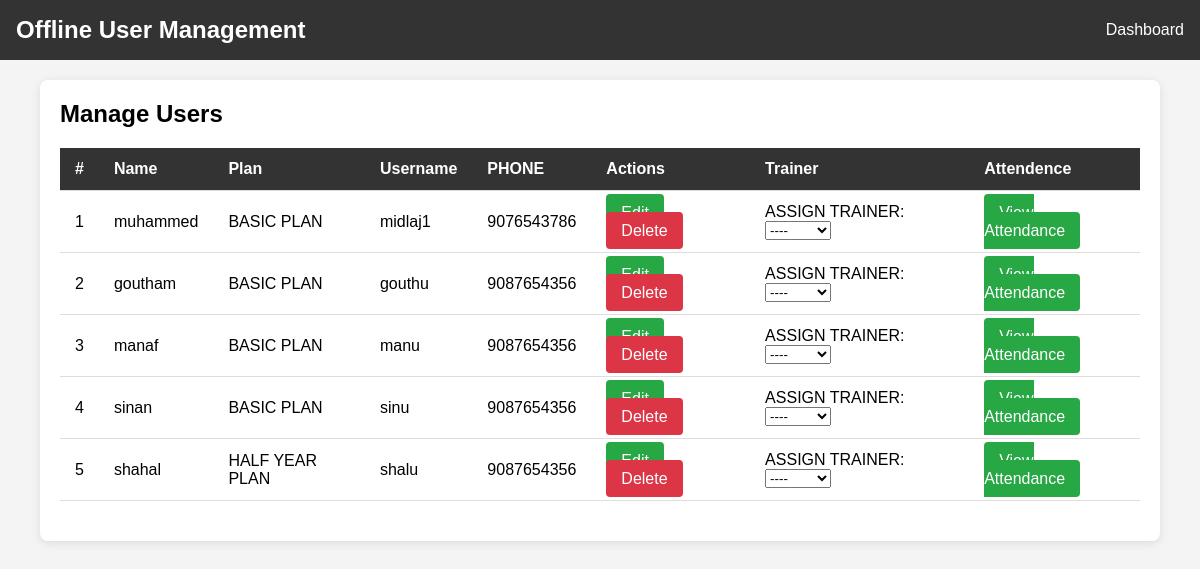
Before: /users1/ with the older database file.
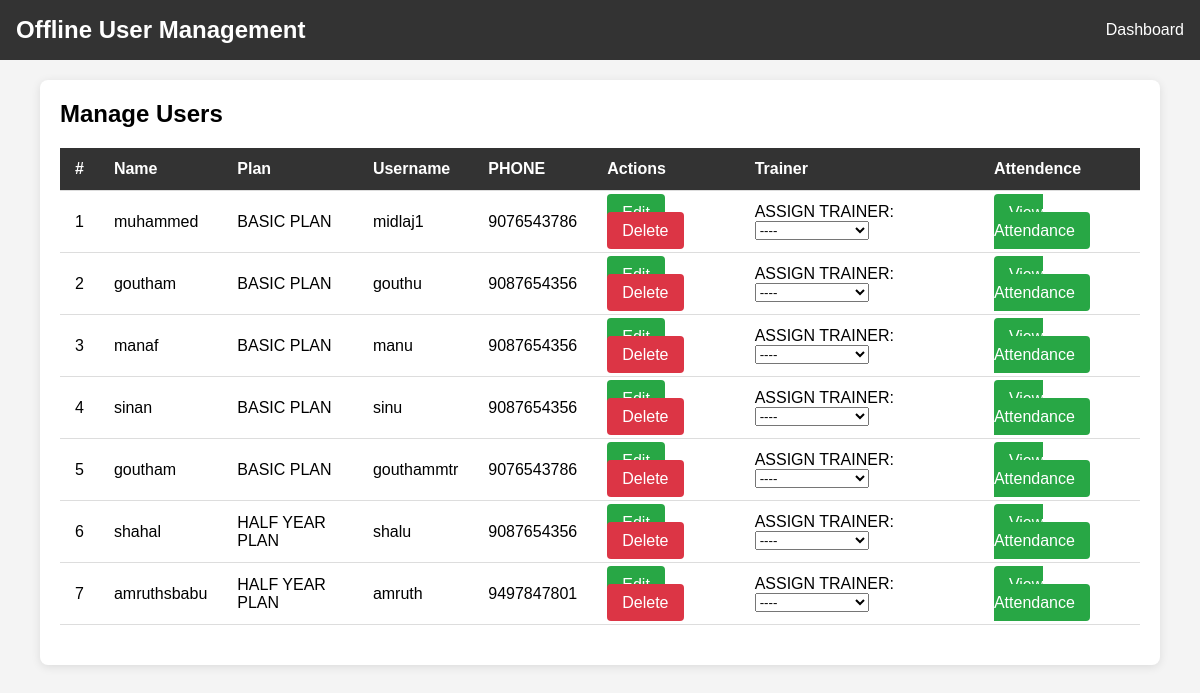
After: the same page with the newer database file.
### fitapp/models.py (models this page shows)
class UserProfile(models.Model):
    name = models.CharField(max_length=100)
    user = models.OneToOneField(User, on_delete=models.CASCADE,null=True,blank=True)
    plan = models.ForeignKey('plan', on_delete=models.CASCADE,null=True,blank=True)
    dob = models.DateField(default='2000-01-01')
    address = models.TextField()
    phone_number = models.CharField(max_length=15)
    image = models.ImageField(upload_to='profile_images/')
    image1 = models.ImageField(upload_to='profile_images/', default='profile_images/default.png')
    paid=models.BooleanField(default=False)
    trainer = models.ForeignKey('TrainerProfile', on_delete=models.SET_NULL, null=True, blank=True, related_name="trainees")
    payment_expired=models.BooleanField(default=False)
    payment_date=models.DateField(null=True,blank=True)

class plan(models.Model):
    Name = models.CharField(max_length=25)
    time_period = models.CharField(max_length=25)
    price = models.CharField(max_length=25)
    descrption = models.CharField(max_length=100)
    Type = models.CharField( max_length=50,blank=True, null=True)
    def __str__(self):
        return self.Name

### fitapp/views.py (the view)
# urls.py: path('users1/', views.offline_usermanagement, name='offline_usermangement'),
def offline_usermanagement(request):
    users = UserProfile.objects.filter(plan__Type="Offline")
    trainers=TrainerProfile.objects.all()
    return render(request, 'f4fitness/offline_usermangement.html', {'users': users,'trainers':trainers})

### templates/f4fitness/offline_usermangement.html (shortened to what this page needs)
<!DOCTYPE html>
<html lang="en">
{% load static %}
<head>
</head>
<body>
    <div class="navbar">
        <h1> Offline User Management</h1>
        <div>
            <a href="">Dashboard</a>
        </div>
    </div>
    <div class="container">
        <div class="header">
            <h2>Manage Users</h2>
        </div>
        <table>
            <thead>
                <tr>
                    <th>#</th>
                    <th>Name</th>
                    <th>Plan</th>
                    <th>Username</th>
                    <th>PHONE</th>
                    <th>Actions</th>
                    <th>Trainer</th>
                    <th>Attendence</th>
                </tr>
            </thead>
            <tbody>
                {% for user in users %}
                <tr>
                    <td>{{ forloop.counter }}</td>
                    <td>{{ user.name }}</td>
                    <td>{{ user.plan }}</td>
                    <td>{{ user.user }}</td>
                    <td>{{ user.phone_number }}</td>
                    <td>
                        <a href="{% url 'edit_user' user.user.id %}" class="btn">Edit</a>
                        <a href="{% url 'delete_user' user.user.id %}" class="btn btn-delete">Delete</a>
                    </td>
                    <td>
                        <label for="Trainer">ASSIGN TRAINER:</label>
                        <select id="trainer" name="">%%
                            {% for i in trainers %}
                          <option value="">----</option>
                          {% endfor %}
                        </select>
                    </td>
                    <td>
                        <a href="{% url 'view_attendance' user.id %}" class="btn">View Attendance</a>
                    </td>
                </tr>
                {% empty %}
                <tr>
                    <td colspan="5" style="text-align: center;">No users found.</td>
                </tr>
                {% endfor %}
            </tbody>
        </table>
    </div>
</body>
</html>

Changed rows visible on the page:
added UserProfile: name "goutham", plan "BASIC PLAN", user "gouthammtr", phone_number "9076543786"
added UserProfile: name "amruthsbabu", plan "HALF YEAR PLAN", user "amruth", phone_number "9497847801"
